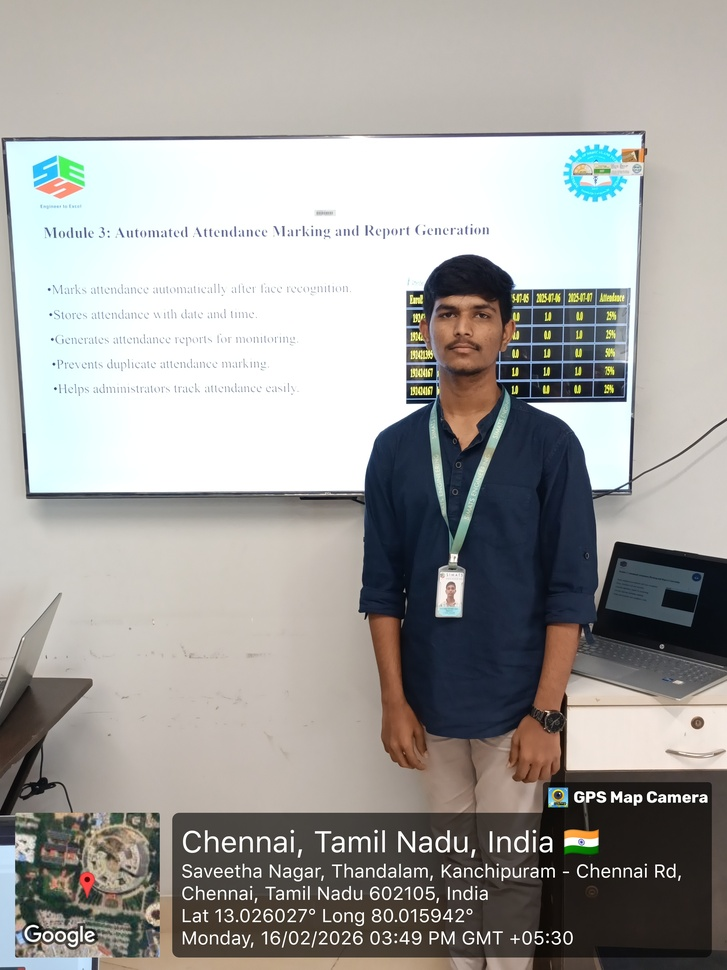
#> input picture CAPSTONE/20260216_34926PMByGPSMapCamera.jpg, 727 x 970 px, shrunk from 2448 x 3264 before the run, found by its file name
$ jupyter execute ACTIVITY_1.ipynb
#> lines starting #> are read from the running program, lines starting #| are printed output that depends on the picture; after the words box and inside, x2 and y2 are one past the last pixel; in counts of white or black regions, pixels touching at a corner belong together
<a href="https://colab.research.google.com/github/vikranth1106/DSA0216/blob/main/ACTIVITY_1.ipynb" target="_parent"></a>

ACTIVITY-1

IMAGE SEGMENTIOV IN OPEN CV

**DESCRIPTION:**

**Image Segmentation**

This program performs automatic image segmentation using OTSU thresholding and morphological operations.

**1: Original Image**

Displays the uploaded input image.

This is the raw image before processing.

**2: Mask Image**

Generated using OTSU thresholding.

Separates foreground and background automatically.

White region → Detected object

Black region → Background

Morphological closing is applied to remove small holes and noise.

**3: Segmented Image**

The mask is applied to the original image.

Only the detected foreground object remains visible.

Background is removed (set to black).

**4: Saved Output**

The final segmented image is saved as:

segmented_output.png

[cell 1]
from PIL import Image
import numpy as np
import cv2
import matplotlib.pyplot as plt
from google.colab import files
uploaded = files.upload()
#> the answer given: 20260216_34926PMByGPSMapCamera.jpg
image_path = list(uploaded.keys())[0]
pil_img = Image.open(image_path).convert("RGB")
#> pil_img is the input picture: PIL image 727x970 RGB; mean R, G, B 162.4, 161, 157.9
img = np.array(pil_img)
original = img.copy()
gray = cv2.cvtColor(img, cv2.COLOR_RGB2GRAY)
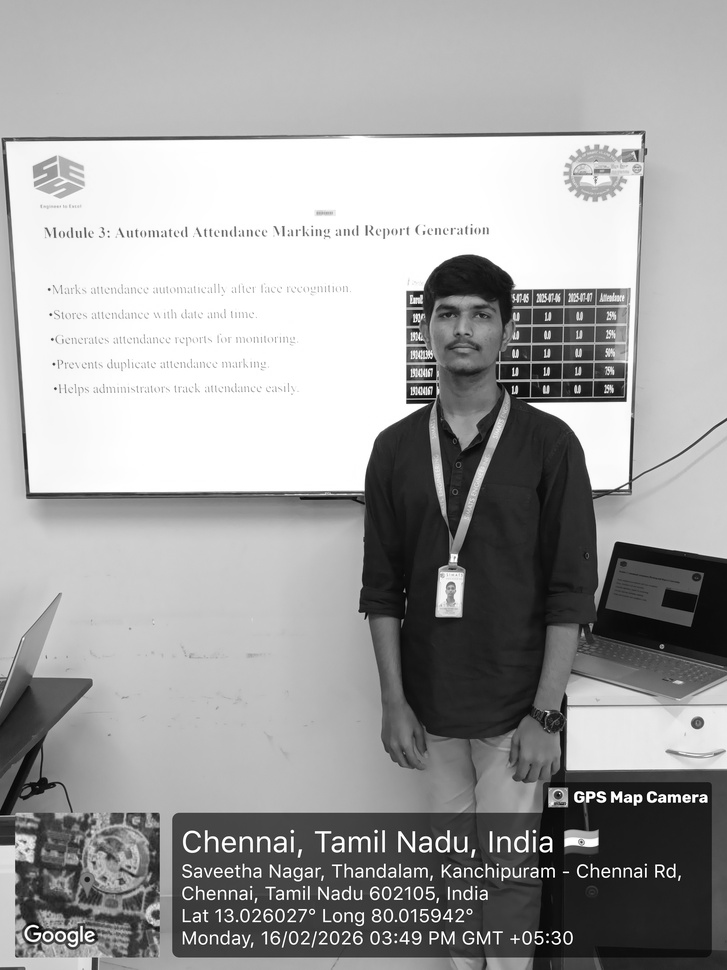
#> gray: shape (970, 727); min 0, max 255, mean 161.1
blur = cv2.GaussianBlur(gray, (5,5), 0)
_, thresh = cv2.threshold(
    blur, 0, 255,
    cv2.THRESH_BINARY + cv2.THRESH_OTSU
)
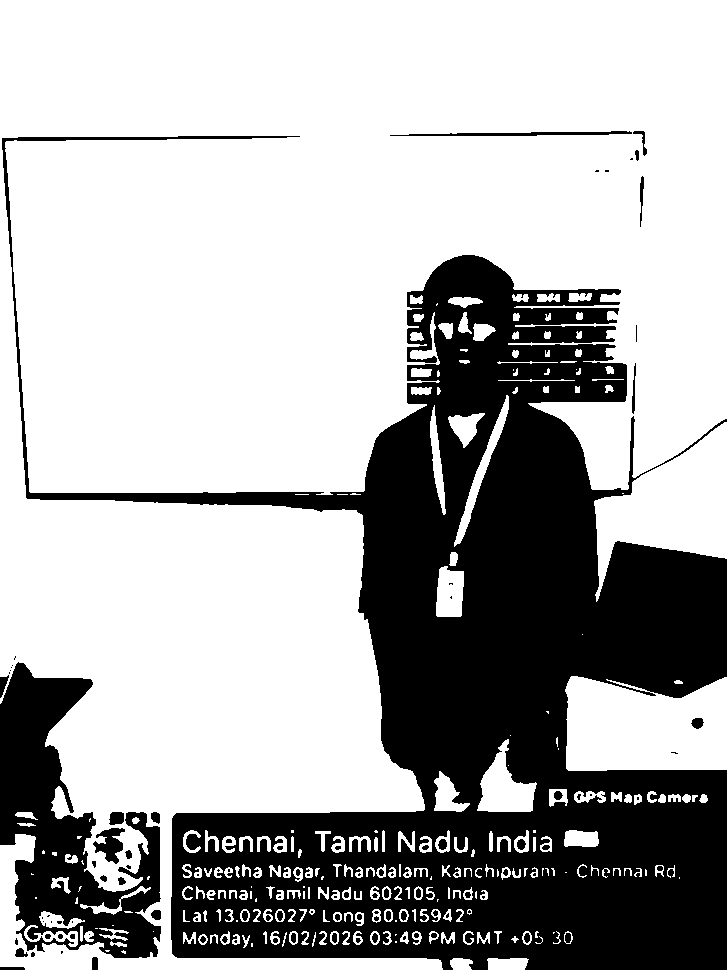
#> thresh: shape (970, 727); 67.8% white; 108 black regions (51 under 20 px), largest, box (x1, y1, x2, y2) and area: (2, 136, 727, 970) 200752, (0, 662, 161, 958) 21970, (390, 131, 632, 136) 642
kernel = np.ones((3,3), np.uint8)
mask = cv2.morphologyEx(thresh, cv2.MORPH_CLOSE, kernel, iterations=2)
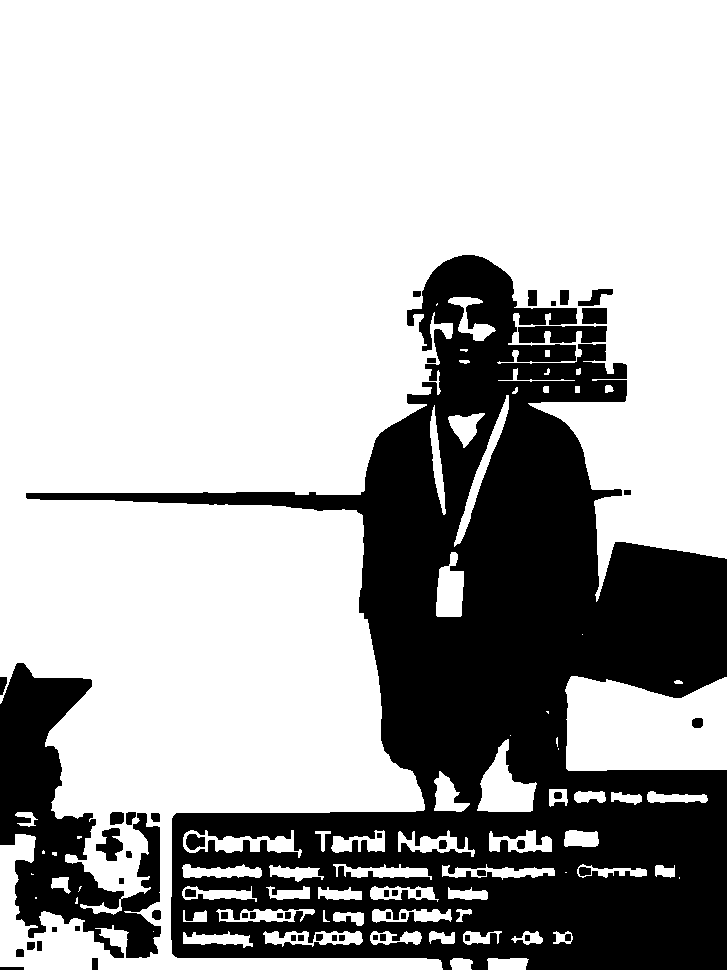
#> mask: shape (970, 727); 69.7% white; 55 black regions, largest, box (x1, y1, x2, y2) and area: (26, 255, 727, 970) 188022, (0, 663, 161, 958) 20358, (518, 326, 607, 343) 1311
mask_binary = mask // 255
segmented = original * np.stack([mask_binary]*3, axis=-1)
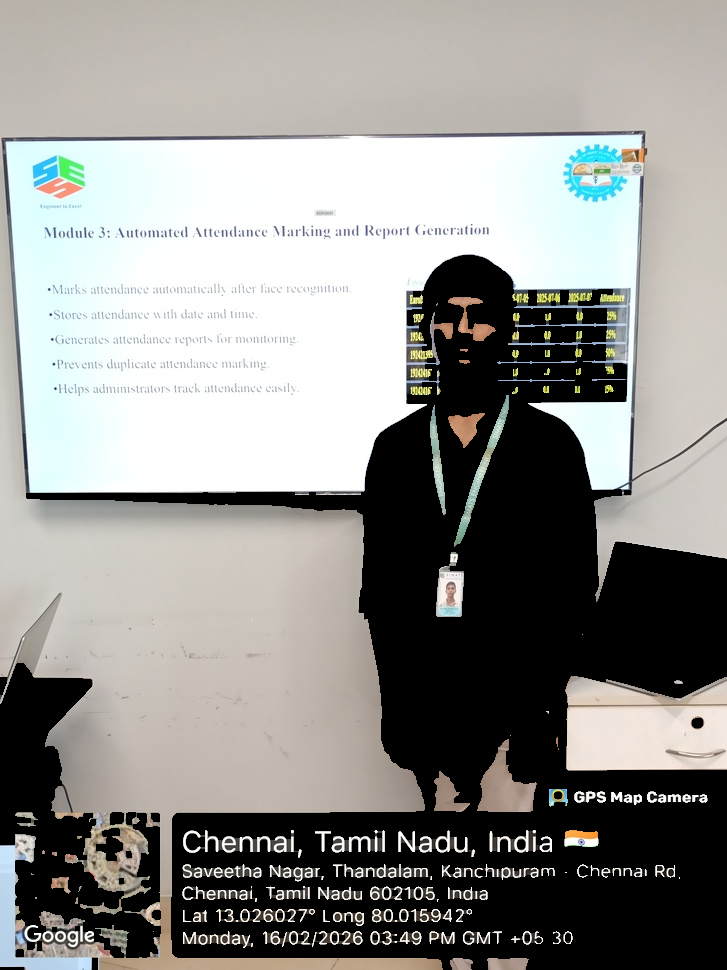
#> segmented: shape (970, 727, 3); mean R, G, B 144.5, 144.1, 140.7
segmented_pil = Image.fromarray(segmented.astype(np.uint8))
segmented_pil.save("segmented_output.png")
plt.figure(figsize=(12,4))
plt.subplot(1,3,1)
plt.title("Original")
plt.imshow(original)
plt.axis("off")
plt.subplot(1,3,2)
plt.title("Mask")
plt.imshow(mask, cmap="gray")
plt.axis("off")
plt.subplot(1,3,3)
plt.title("Segmented")
plt.imshow(segmented)
plt.axis("off")
plt.show()
